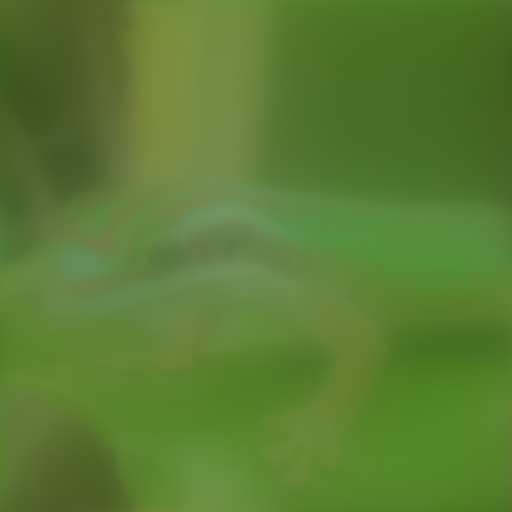
#> input picture Code/algo classiques/output/Blue_noise.png, 512 x 512 px; its folder holds only this picture in this run
$ python addNoise.py
#> lines starting #> are read from the running program, lines starting #| are printed output that depends on the picture
#> the answer given: output/Blue_noise.png
#> in save_and_show_images, original_image is the input picture: shape (512, 512, 3); mean B, G, R 51.1, 124.2, 89.8
import cv2
import numpy as np
from scipy.fftpack import fft2, ifft2, fftshift, ifftshift
import matplotlib.pyplot as plt

def add_gaussian_noise(image, mean=0, std=25):
#> called with mean = 0, std = 25
    noise = np.random.normal(mean, std, image.shape).astype(np.float32)
    noisy_image = cv2.add(image.astype(np.float32), noise)
    return np.clip(noisy_image, 0, 255).astype(np.uint8)

def add_poisson_noise(image):
    noisy_image = np.random.poisson(image / 255.0 * 30) / 30 * 255
    return np.clip(noisy_image, 0, 255).astype(np.uint8)
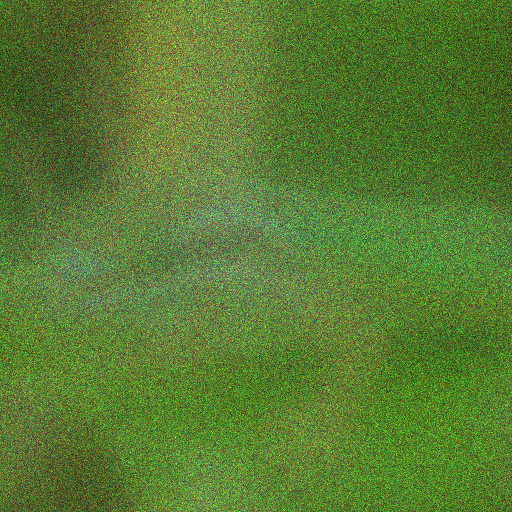
#> returned value: shape (512, 512, 3); mean of channels 0, 1, 2 50.9, 123.9, 89.5; drawn as B, G, R

def add_salt_and_pepper_noise(image, amount=0.05, salt_vs_pepper=0.5):
#> called with amount = 0.05, salt_vs_pepper = 0.5
    noisy_image = image.copy()
    num_salt = int(amount * image.size * salt_vs_pepper)
#> num_salt = 19660
    num_pepper = int(amount * image.size * (1 - salt_vs_pepper))
#> num_pepper = 19660

    # Ajouter le sel (pixels blancs)
    coords = [np.random.randint(0, i - 1, num_salt) for i in image.shape[:2]]
    noisy_image[coords[0], coords[1], :] = 255

    # Ajouter le poivre (pixels noirs)
    coords = [np.random.randint(0, i - 1, num_pepper) for i in image.shape[:2]]
    noisy_image[coords[0], coords[1], :] = 0
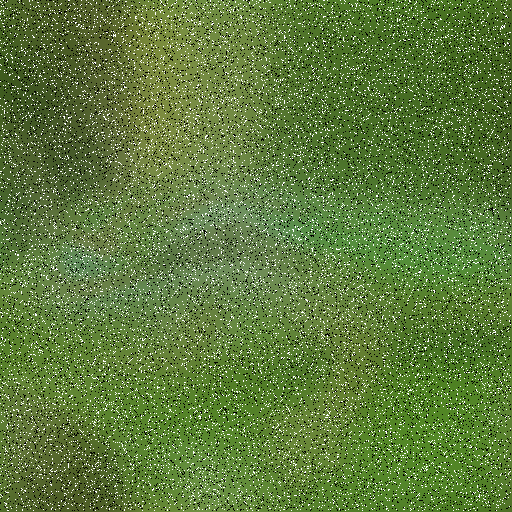
#> noisy_image: shape (512, 512, 3); mean B, G, R 61.1, 124, 94.3

    return noisy_image

def add_speckle_noise(image):
    noise = np.random.randn(*image.shape).astype(np.float32)
    noisy_image = image + image * noise
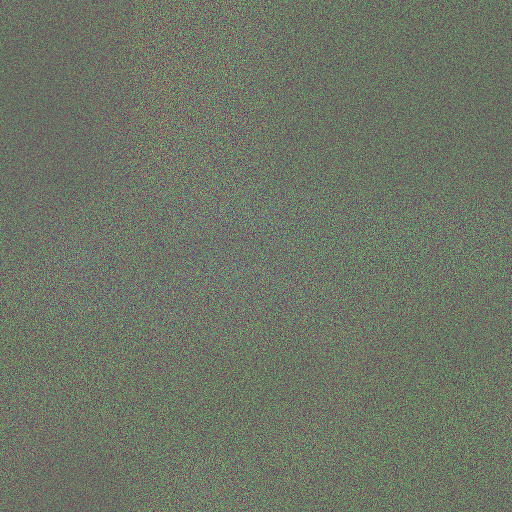
#> noisy_image: shape (512, 512, 3) float32; mean B, G, R 51.3, 124, 89.7; drawn with min black and max white
    return np.clip(noisy_image, 0, 255).astype(np.uint8)
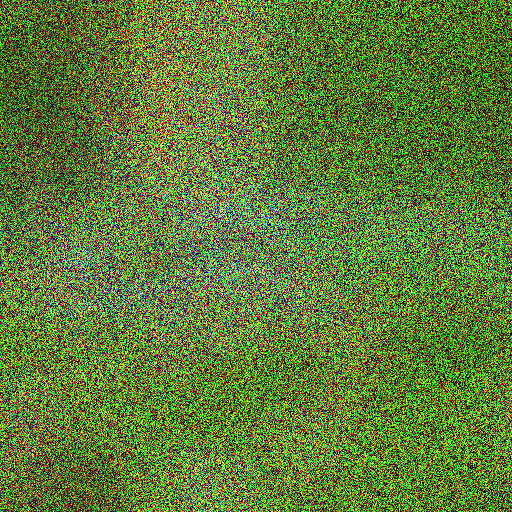
#> returned value: shape (512, 512, 3); mean of channels 0, 1, 2 55, 123.9, 95; drawn as B, G, R

def add_blue_noise(image):
    # Transformer l'image dans le domaine fréquentiel pour chaque canal
    noisy_image = np.zeros_like(image, dtype=np.float32)
    for channel in range(3):
        f_transform = fft2(image[:, :, channel])
        f_shifted = fftshift(f_transform)

        # Créer un masque pour atténuer les hautes fréquences
        rows, cols = image.shape[:2]
        crow, ccol = rows // 2, cols // 2
        mask = np.zeros((rows, cols), np.float32)
        for u in range(rows):
            for v in range(cols):
                dist = np.sqrt((u - crow)**2 + (v - ccol)**2)
                mask[u, v] = 1.0 / (1.0 + dist)

        # Appliquer le masque et transformer à nouveau dans le domaine spatial
        f_shifted = f_shifted * mask
        f_ishifted = ifftshift(f_shifted)
        noisy_channel = ifft2(f_ishifted).real
        noisy_image[:, :, channel] = noisy_channel
#> this loop made 3 passes
#> pass 1, in add_blue_noise, `noisy_channel = ifft2(f_ishifted).real`:
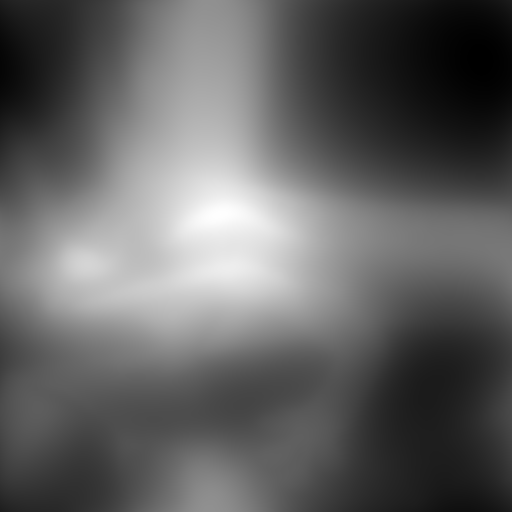
#> noisy_channel: shape (512, 512) float64; min 40.96, max 67.08, mean 51.1; drawn with min black and max white
#> after the loop:
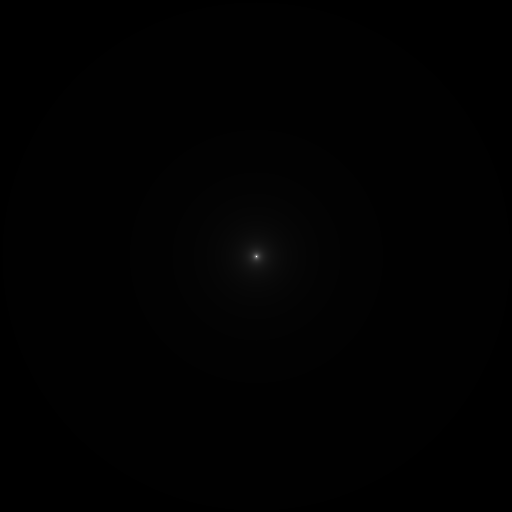
#> mask: shape (512, 512) float32; min 0.00275, max 1, mean 0.00675
#> after the loop:
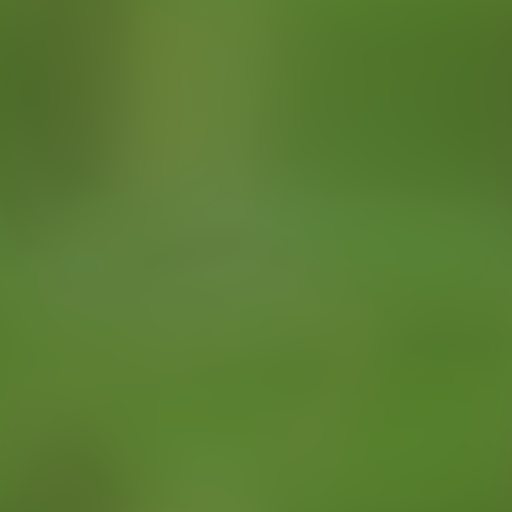
#> noisy_image: shape (512, 512, 3) float32; mean B, G, R 51.1, 124.2, 89.8

    return np.clip(noisy_image, 0, 255).astype(np.uint8)

def save_and_show_images():
    # Demander le chemin de l'image en entrée
    image_path = input("Entrez le chemin de l'image : ")

    # Charger l'image en couleur
    original_image = cv2.imread(image_path)
    if original_image is None:
        print("Erreur : L'image n'a pas pu être chargée. Vérifiez le chemin.")
        return

    # Appliquer différents bruits
    gaussian_image = add_gaussian_noise(original_image)
    poisson_image = add_poisson_noise(original_image)
    salt_pepper_image = add_salt_and_pepper_noise(original_image)
    speckle_image = add_speckle_noise(original_image)
    blue_image = add_blue_noise(original_image)

    # Sauvegarder et afficher les images bruitées
    noises = {'Original': original_image, 'Gaussian': gaussian_image, 'Poisson': poisson_image,
              'Salt_Pepper': salt_pepper_image, 'Speckle': speckle_image, 'Blue': blue_image}

    # Créer un dossier "output" pour enregistrer les images
    import os
    if not os.path.exists("output"):
        os.makedirs("output")

    for noise_type, img in noises.items():
        output_path = f"output/{noise_type}_noise.png"
        cv2.imwrite(output_path, img)
        print(f"Image avec {noise_type} bruit sauvegardée sous : {output_path}")
        plt.imshow(cv2.cvtColor(img, cv2.COLOR_BGR2RGB))
        plt.title(f"{noise_type} Noise")
        plt.axis('off')
        plt.show()
#> this loop made 6 passes
#> (noise_type, output_path) on passes 1 to 6: ('Original', 'output/Original_noise.png'), ('Gaussian', 'output/Gaussian_noise.png'), ('Poisson', 'output/Poisson_noise.png'), ('Salt_Pepper', 'output/Salt_Pepper_noise.png'), ('Speckle', 'output/Speckle_noise.png'), ('Blue', 'output/Blue_noise.png')
#| Image avec Original bruit sauvegardée sous : output/Original_noise.png
#| Image avec Gaussian bruit sauvegardée sous : output/Gaussian_noise.png
#| Image avec Poisson bruit sauvegardée sous : output/Poisson_noise.png
#| Image avec Salt_Pepper bruit sauvegardée sous : output/Salt_Pepper_noise.png
#| Image avec Speckle bruit sauvegardée sous : output/Speckle_noise.png
#| Image avec Blue bruit sauvegardée sous : output/Blue_noise.png

# Exécuter la fonction principale
save_and_show_images()

$ run again, on Code/algo classiques/output/Salt_Pepper_noise.png
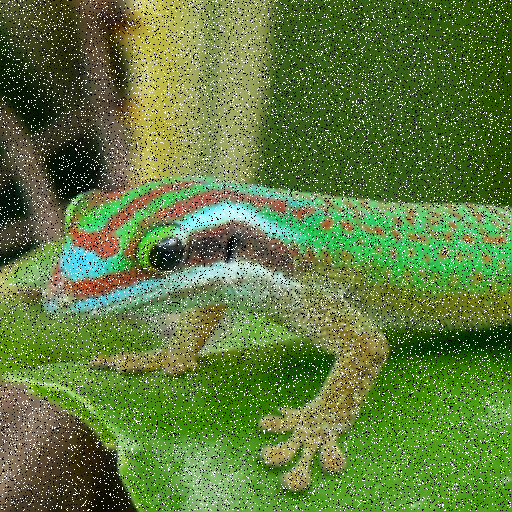
#> input picture Code/algo classiques/output/Salt_Pepper_noise.png, 512 x 512 px
#> in save_and_show_images, original_image is the input picture: shape (512, 512, 3); mean B, G, R 61.4, 124.4, 94.7
#> in add_speckle_noise, `return np.clip(noisy_image, 0, 255).astype(np.uint8)`:
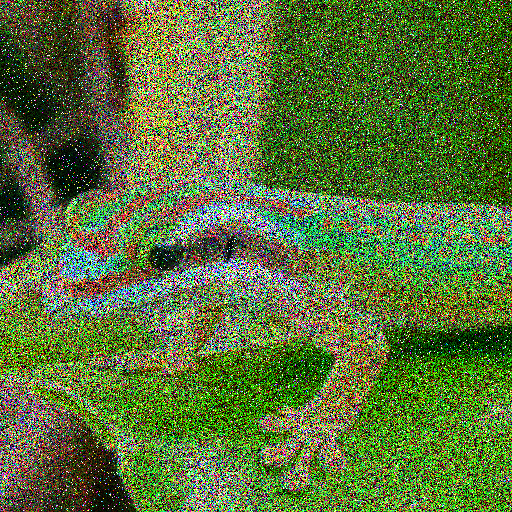
#> returned value: shape (512, 512, 3); mean of channels 0, 1, 2 57.5, 113.4, 89.6; drawn as B, G, R
#> the loop in add_blue_noise, `for channel in range(3):` made 3 passes
#> pass 3, in add_blue_noise, `noisy_channel = ifft2(f_ishifted).real`:
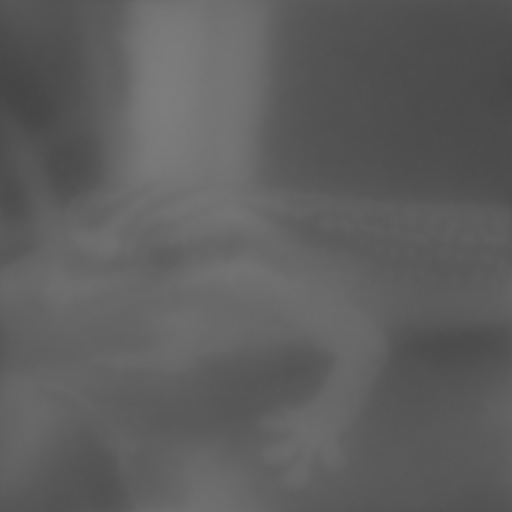
#> noisy_channel: shape (512, 512) float64; min 69.81, max 125.7, mean 94.7
#> the loop in save_and_show_images, `for noise_type, img in noises.items():` made 6 passes
#> (noise_type, output_path) on passes 1 to 6: ('Original', 'output/Original_noise.png'), ('Gaussian', 'output/Gaussian_noise.png'), ('Poisson', 'output/Poisson_noise.png'), ('Salt_Pepper', 'output/Salt_Pepper_noise.png'), ('Speckle', 'output/Speckle_noise.png'), ('Blue', 'output/Blue_noise.png')
#> (printed output is left out)
